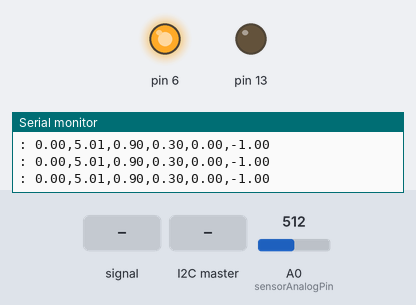
Bench run of a program on a simulated SparkFun Pro Micro, built with avr-gcc and run on an emulated ATmega32U4. Parts: output pins drawn as LEDs (lit = HIGH), the last lines printed to the serial monitor. The inputs (shaded band) are chosen by the test bench; at power-on: A0 (sensorAnalogPin) = 512.

Above: at 1.2 s.
1.3 s: A0 (sensorAnalogPin) fed a 200 Hz sine of ±460 counts around its level
4.3 s: A0 (sensorAnalogPin) set to 0
5.8 s: the I2C master sends the byte 1
At 8.76 s:
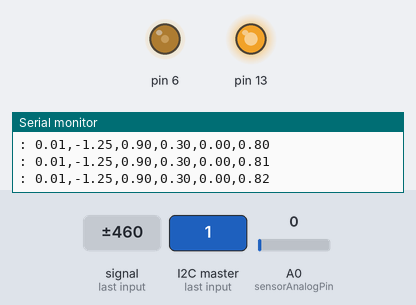
8.8 s: A0 (sensorAnalogPin) set to 122
At 9.45 s:
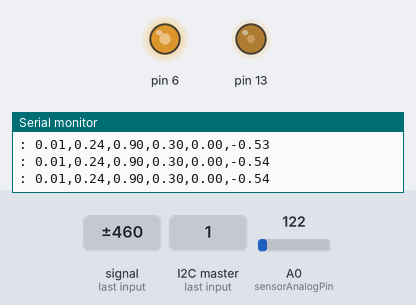
11.8 s: the I2C master sends the byte 0
At 12.09 s:
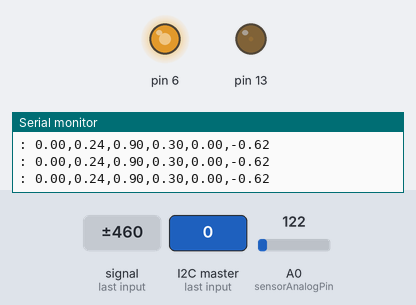
14.8 s: the I2C master sends the byte 1
At 15.1 s:
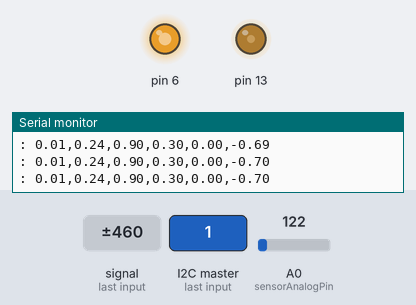
Timing chart, 0 to 18.8 s (numbered marks = the images above; inputs shaded):
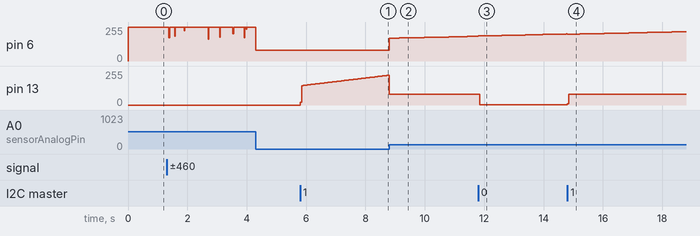

The program:

main.cpp
```cpp
#include <Arduino.h>
#include <PID_v1.h> // PID library by Brett Beauregard
#include <Wire.h>
#include "fastPWM.h"

// comment the following line for production code
//#define debugging

// Minimum and maximum pressure of the sensor, in PSI (or whatever other unit)
#define minPressure 0
#define maxPressure 10
// Calibration: if the actual pressure output doesn't correspond to the given sensor value,
// set this value to be the observed difference.
// e.g. if the regulator outputs 10 PSI when it is actually at 12 PSI, then set +2.0.

// Note: this has only been observed with 5V analog sensors, and is probably due to errors
// introduced by the conversion to 3.3V. The sensors themselves are calibrated and should be
// accurate unless there is manufacturing defect.
double calibration = 0;

// If the pressure goes above the maximum of the sensor, there is no way to control it.
// Keeping the max and min setpoints somewhat within the sensor's max and min
// helps prevent this issue.
// The setpoint and current presure transmitted via analog or i2c interfaces
// are both bounded by these values. E.g. if using a 30psi sensor, a value
// of 3.3v on analog or 255 on i2c corresponds to 29.5 psi, not 30.
#define minPressureSetpoint 0
#define maxPressureSetpoint 3.5
int i2cAddress = 43;

// Valve minimum and maximum value (0-255). The minimum value is the value at
// which the valve starts to open.
uint8_t valveMinValue = 80;
uint8_t valveMaxValue = 255;

// Timers
//

/// The time between reads of the sensor, in microseconds
unsigned long sensorReadPeriod_us = 200;
/// The last time the sensor was read
unsigned long sensorLastReadTime_us;

/// The time between transmission of data over serial, in milliseconds
unsigned long serialTransmissionPeriod_ms = 50;
/// The last time the data was sent
unsigned long serialLastSendTime_ms;

/// The time between each computation of the control loop, in milliseconds
unsigned long controlLoopPeriod_ms = 1;
/// The last time the PID loop was run
unsigned long lastControlTime_ms;

// PID-related variables
//

double setPoint, currentPressure;
float kp = 0.4;
float ki = 0.3;
float kd = 0;
float pidMaxOutput = 1;
float pidMinOutput = -1;
double pidOutput;

PID pid(&currentPressure, &pidOutput, &setPoint, 0, 0, 0, DIRECT);
#define sensorAnalogPin A0

// Function headers
//

/// Set valve openings. 0: fully closed; 255: fully open
void setValve1(uint8_t val);
void setValve2(uint8_t val);
/// Send all the useful values (setpoint, pv, etc.. over USB)
void sendSerialData();
/// Read incoming serial data and update the controller
void processSerialData();
/// Read the current pressure and update the currentPressure variable
void readPressure();
/// Update the setpoint only
void updateController(float setpoint_);
/// Open and close valves based on PID controller output
void handleControllerOutput();
/// Called when data is received via i2c
void i2cReceiveEvent(int nBytes);
/// Called when data is requested via i2c
void i2cRequestEvent();

void setup()
{
#ifdef debugging
    // Wait for serial to attach, but only for debugging purposes
    Serial.begin(115200);
    while(!Serial);
#endif

    // Timers
    sensorLastReadTime_us = micros();
    serialLastSendTime_ms = millis();
    lastControlTime_ms = millis();

    // Setup pins
    pinMode(sensorAnalogPin, INPUT);
    pwm613configure(PWM47k);
    pwm91011configure(PWM8k);

    // i2c communication
    Wire.begin(i2cAddress);
    Wire.onReceive(i2cReceiveEvent);
    Wire.onRequest(i2cRequestEvent);

    setValve1(0);
    setValve2(0);

    setPoint = 0;

    kp = 0.9; //0.4,0.6(!!)
    ki = 0.3; //0.3
    kd = 0;

    pid.SetOutputLimits(pidMinOutput, pidMaxOutput);
    pid.SetSampleTime(controlLoopPeriod_ms);
    pid.SetMode(AUTOMATIC);
    pid.SetTunings(kp, ki, kd);
}


void loop()
{
    if (micros() - sensorLastReadTime_us > sensorReadPeriod_us) {
        readPressure();
        sensorLastReadTime_us = micros();
    }

    if (millis() - serialLastSendTime_ms > serialTransmissionPeriod_ms) {
        sendSerialData();
        serialLastSendTime_ms = millis();
    }

    // This loop takes ~250-300ms
    if (millis() - lastControlTime_ms > controlLoopPeriod_ms) {
        pid.Compute();
        lastControlTime_ms = millis();
        handleControllerOutput();
    }

}

void setValve1(uint8_t val)
{
    pwmSet13(val);
}

void setValve2(uint8_t val)
{
    pwmSet6(val);
}

void sendSerialData()
{
    if (Serial) {
        Serial.print(setPoint);
        Serial.print(",");
        Serial.print(currentPressure);
        Serial.print(",");
        Serial.print(kp);
        Serial.print(",");
        Serial.print(ki);
        Serial.print(",");
        Serial.print(kd);
        Serial.print(",");
        Serial.println(pidOutput);
        Serial.print(": ");
    }
}

void updateController(float setpoint_)
{
    if (setpoint_ != setPoint && setpoint_ >= minPressureSetpoint && setpoint_ <= maxPressureSetpoint) {
        setPoint = setpoint_;
    }
}

void readPressure()
{
    float val = analogRead(sensorAnalogPin);
    float max = 1023.; // max possible value of analogRead

    // transfer function for Honeywell HSC sensors is from 10% to 90% of possible values.
    currentPressure = minPressure + (maxPressure - minPressure) * (val - 0.1*max)/(0.8*max);
    // Bound output between minimum and maximum pressure
    //currentPressure = max(minPressure, min(currentPressure, maxPressure));
    currentPressure += calibration;

}

void handleControllerOutput()
{
    // Positive output: inlet valve is opened; vent is closed
    if (pidOutput >= 0) {
        setValve2(valveMinValue);
        int val = valveMinValue + round(pidOutput * (valveMaxValue - valveMinValue));
        setValve1(val);
    }
    // Negative output: vent valve is opened; inlet is closed
    else {
        setValve1(valveMinValue);
        int val = valveMinValue + round(-pidOutput * (valveMaxValue - valveMinValue));
        setValve2(val);
    }

    // Save a tiny bit of power at idle
    if (setPoint == 0) {
        setValve1(0);
    }
}


void i2cRequestEvent()
{
    // send the current pressure, between 0 and 255
    int val = round((currentPressure - minPressureSetpoint)/(maxPressureSetpoint - minPressureSetpoint) * 255.);
    uint8_t pv = max(0, min(val, 255));
    Wire.write(pv);
}

void i2cReceiveEvent(int nBytes)
{
    uint8_t sp_ = Wire.read();
    float sp_psi = minPressureSetpoint + float(sp_) * (maxPressureSetpoint - minPressureSetpoint) / 255.;
    updateController(sp_psi);
    //updateController(0.38);
}
```

fastPWM.h
```cpp
/**********************************************************

    Author: Vicente Jimenéz
    Source: http://r6500.blogspot.com/2014/12/fast-pwm-on-arduino-leonardo.html

   Fast PWM on pins 6, 13 (High Speed TIMER 4)

   Do not use analogWrite to pins 6 or 13 if using
   this functions as they use the same timer.

   Those functions will conflict with the
   MSTIMER2 library.
   Uses 7 PWM frequencies between 2930Hz and 187.5kHz

   Timer 4 uses a PLL as input so that its clock frequency
   can be up to 96MHz on standard Arduino Leonardo.
   We limit imput frequency to 48MHz to generate 187.5kHz PWM
   If needed, we can double that up to 375kHz
**********************************************************/

#include <Arduino.h>

// Frequency modes for TIMER4
#define PWM187k 1   // 187500 Hz
#define PWM94k  2   //  93750 Hz
#define PWM47k  3   //  46875 Hz
#define PWM23k  4   //  23437 Hz
#define PWM12k  5   //  11719 Hz
#define PWM6k   6   //   5859 Hz
#define PWM3k   7   //   2930 Hz

// Direct PWM change variables
#define PWM6        OCR4D
#define PWM13       OCR4A

// Terminal count
#define PWM6_13_MAX OCR4C

// Configure the PWM clock
// The argument is one of the 7 previously defined modes
void pwm613configure(int mode)
{
    // TCCR4A configuration
    TCCR4A=0;

    // TCCR4B configuration
    TCCR4B=mode;

    // TCCR4C configuration
    TCCR4C=0;

    // TCCR4D configuration
    TCCR4D=0;

    // TCCR4D configuration
    TCCR4D=0;

    // PLL Configuration
    // Use 96MHz / 2 = 48MHz
    PLLFRQ=(PLLFRQ&0xCF)|0x30;
    // PLLFRQ=(PLLFRQ&0xCF)|0x10; // Will double all frequencies

    // Terminal count for Timer 4 PWM
    OCR4C=255;
}

// Set PWM to D6 (Timer4 D)
// Argument is PWM between 0 and 255
void pwmSet6(int value)
{
    OCR4D=value;   // Set PWM value
    DDRD|=1<<7;    // Set Output Mode D7
    TCCR4C|=0x09;  // Activate channel D
}

// Set PWM to D13 (Timer4 A)
// Argument is PWM between 0 and 255
void pwmSet13(int value)
{
    OCR4A=value;   // Set PWM value
    DDRC|=1<<7;    // Set Output Mode C7
    TCCR4A=0x82;  // Activate channel A
}


/**********************************************************
   Fast PWM on pins 9,10,11 (TIMER 1)

   Do not use analogWrite to pins 9, 10 or 11 if using
   this functions as they use the same timer.

   Those functions will probably conflict with the
   servo library.

   Uses 5 PWM frequencies between 61Hz and 62.5kHz

**********************************************************/

// Frequency modes for TIMER1
#define PWM62k   1   //62500 Hz
#define PWM8k    2   // 7812 Hz
#define PWM1k    3   //  976 Hz
#define PWM244   4   //  244 Hz
#define PWM61    5   //   61 Hz

// Direct PWM change variables
#define PWM9   OCR1A

// Configure the PWM clock
// The argument is one of the 5 previously defined modes
void pwm91011configure(int mode)
{
    // TCCR1A configuration
    //  00 : Channel A disabled D9
    //  00 : Channel B disabled D10
    //  00 : Channel C disabled D11
    //  01 : Fast PWM 8 bit
    TCCR1A=1;

    // TCCR1B configuration
    // Clock mode and Fast PWM 8 bit
    TCCR1B=mode|0x08;

    // TCCR1C configuration
    TCCR1C=0;
}

// Set PWM to D9
// Argument is PWM between 0 and 255
void pwmSet9(int value)
{
    OCR1A=value;   // Set PWM value
    DDRB|=1<<5;    // Set Output Mode B5
    TCCR1A|=0x80;  // Activate channel
}
```

Measured:
- after the input at 5.8 s, pin 13: moves from 0/255 to 224/255 over 3.0 s, starting at once
- after the input at 8.8 s, pin 6: moves from 80/255 to 185/255 over 2.8 s, starting at once
- after the input at 11.8 s, pin 13: 80/255 → 1/255 after 0.05 s
- after the input at 14.8 s, pin 13: 1/255 → 80/255 at once
